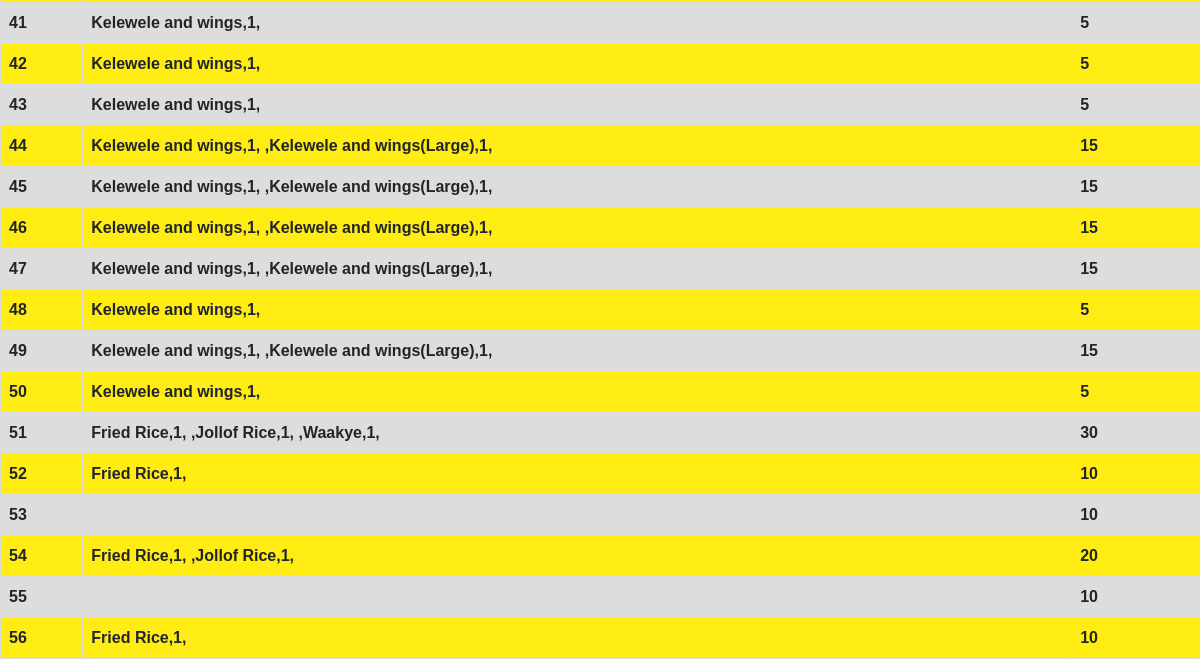
Page /vendors (lower part) on the earlier database version.
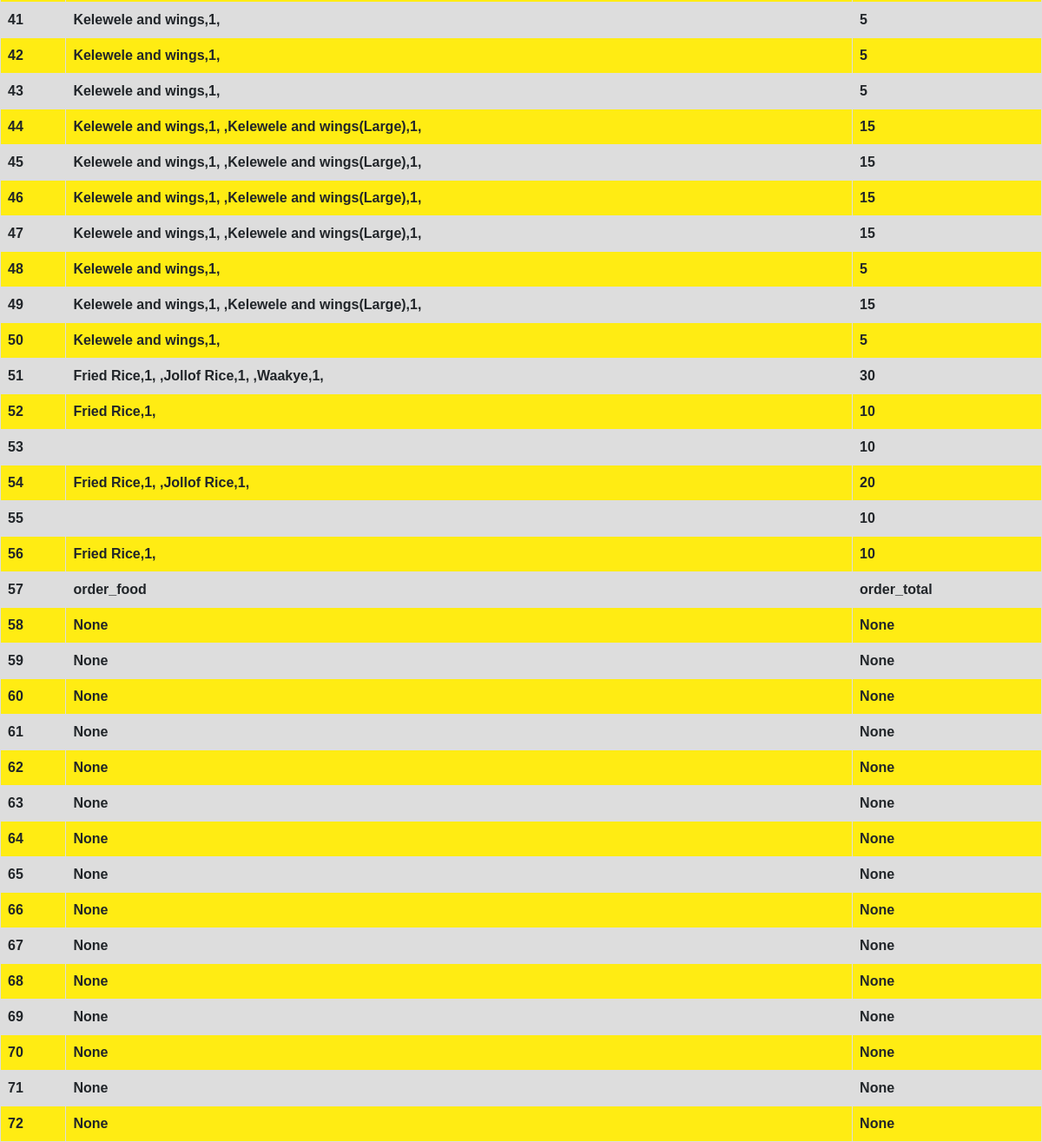
Same page on the later database version.
### app.py (models this page shows, shortened)
class Order(db.Model):
    id = db.Column(db.Integer, primary_key=True)
    name = db.Column(db.String(200))
    room = db.Column(db.Integer)
    pNumber = db.Column(db.String(10))
    aNumber = db.Column(db.String(10))
    hostel = db.Column(db.String(100))
    food = db.Column(db.String(1000))
    quantity = db.Column(db.Integer)
    status = db.Column(db.Integer)
    block = db.Column(db.String(100))
    total = db.Column(db.String(10))
    date_created = db.Column(db.DateTime, default=datetime.utcnow)
    vendor = db.Column(db.String(50))

### app.py (the view)
@app.route('/vendors')
def vendors():
    all_orders = Order.query.order_by(Order.date_created).all()
    return render_template('vendorportal.html', all_orders=all_orders)

### templates/vendorportal.html (shortened to what this page needs)
{% extends 'base.html' %}
{% block head %}
<link rel="stylesheet" href="{{ url_for('static', filename='css/table.css')}}">
{% endblock %}
{% block body %}
<table>
    {% for order in all_orders %}
    <tr>
        <th>{{ order.id }}</th>
        <th>{{order.food}}</th>
        <th>{{order.total}}</th>
    </tr>
    {% endfor %}
    </table>
{% endblock %}

### templates/base.html (shortened to what this page needs)
<!DOCTYPE html>
    <head>
        <link rel="stylesheet" href="https://stackpath.bootstrapcdn.com/bootstrap/4.3.1/css/bootstrap.min.css">
        <link rel="stylesheet" href="{{ url_for('static',filename='css/style.css')}}">
        {% block head %}{% endblock %}
    </head>
    <body>
{% block body %}{% endblock %}
    </body>
</html>

### static/css/style.css (style rules this page uses)
* { box-sizing: border-box; }
body { background-color: #ffec13; margin:0; padding: 0; }

### static/css/table.css (style rules this page uses)
table { font-family: arial, sans-serif; border-collapse: collapse; width: 100%; }
tr:nth-child(even) { background-color: #dddddd; }

Differences in the rows shown:
added Order: id "57", food "order_food", total "order_total"
added Order: id "58", food "None", total "None"
added Order: id "59", food "None", total "None"
added Order: id "60", food "None", total "None"
added Order: id "61", food "None", total "None"
added Order: id "62", food "None", total "None"
added Order: id "63", food "None", total "None"
added Order: id "64", food "None", total "None"
added Order: id "65", food "None", total "None"
added Order: id "66", food "None", total "None"
added Order: id "67", food "None", total "None"
added Order: id "68", food "None", total "None"
added Order: id "69", food "None", total "None"
added Order: id "70", food "None", total "None"
added Order: id "71", food "None", total "None"
added Order: id "72", food "None", total "None"
